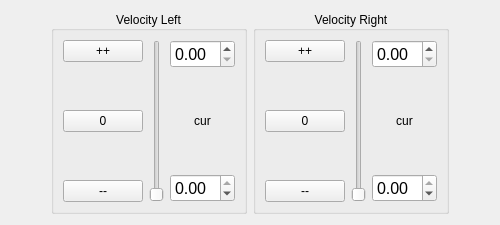
                    <widget class="QWidget" name="revolute_control_separate_tab_widget">
                      <attribute name="title">
                        <string>Seperate</string>
                      </attribute>
                      <layout class="QHBoxLayout" name="revolute_control_separate_tab_widget_horizontal_layout">
                        <item>
                          <spacer name="revolute_control_separate_tab_widget_horizontal_layout_upper_spacer">
                            <property name="orientation">
                              <enum>Qt::Horizontal</enum>
                            </property>
                            <property name="sizeHint" stdset="0">
                              <size>
                                <width>40</width>
                                <height>20</height>
                              </size>
                            </property>
                          </spacer>
                        </item>
                        <item>
                          <layout class="QHBoxLayout" name="revolute_control_separate_horizontal_layout">
                            <!-- revolute control separate left start -->
                            <item>
                              <widget class="QGroupBox" name="revolute_control_separate_left_group_box">
                                <property name="title">
                                  <string>Velocity Left</string>
                                </property>
                                <property name="alignment">
                                  <set>Qt::AlignCenter</set>
                                </property>

                                <layout class="QHBoxLayout" name="revolute_control_separate_left_horizontal_layout">
                                  <item>
                                    <layout class="QVBoxLayout" name="revolute_control_separate_left_button">
                                      <item>
                                        <widget class="QPushButton" name="revolute_control_separate_left_button_increase">
                                          <property name="text">
                                            <string>++</string>
                                          </property>
                                        </widget>
                                      </item>
                                      <item>
                                        <spacer name="revolute_control_separate_left_button_upper_spacer">
                                          <property name="orientation">
                                            <enum>Qt::Vertical</enum>
                                          </property>
                                          <property name="sizeHint" stdset="0">
                                            <size>
                                              <width>20</width>
                                              <height>40</height>
                                            </size>
                                          </property>
                                        </spacer>
                                      </item>
                                      <item>
                                        <widget class="QPushButton" name="revolute_control_separate_button_left_reset">
                                          <property name="text">
                                            <string>0</string>
                                          </property>
                                        </widget>
                                      </item>
                                      <item>
                                        <spacer name="revolute_control_separate_left_button_lower_spacer">
                                          <property name="orientation">
                                            <enum>Qt::Vertical</enum>
                                          </property>
                                          <property name="sizeHint" stdset="0">
                                            <size>
                                              <width>20</width>
                                              <height>40</height>
                                            </size>
                                          </property>
                                        </spacer>
                                      </item>
                                      <item>
                                        <widget class="QPushButton" name="revolute_control_separate_left_button_decrease">
                                          <property name="text">
                                            <string>--</string>
                                          </property>
                                        </widget>
                                      </item>
                                    </layout>
                                  </item>
                                  <item>
                                    <widget class="QSlider" name="revolute_control_separate_left_slider">
                                      <property name="orientation">
                                        <enum>Qt::Vertical</enum>
                                      </property>
                                    </widget>
                                  </item>
                                  <item>
                                    <layout class="QVBoxLayout" name="revolute_control_separate_left_value">
                                      <item>
                                        <widget class="QDoubleSpinBox" name="revolute_control_separate_left_value_maximum">
                                          <property name="font">
                                            <font>
                                              <pointsize>12</pointsize>
                                            </font>
                                          </property>
                                          <property name="minimum">
                                            <double>0.000000000000000</double>
                                          </property>
                                          <property name="maximum">
                                            <double>2.000000000000000</double>
                                          </property>
                                          <property name="singleStep">
                                            <double>0.100000000000000</double>
                                          </property>
                                        </widget>
                                      </item>
                                      <item>
                                        <spacer name="revolute_control_separate_left_value_upper_spacer">
                                          <property name="orientation">
                                            <enum>Qt::Vertical</enum>
                                          </property>
                                          <property name="sizeHint" stdset="0">
                                            <size>
                                              <width>20</width>
                                              <height>40</height>
                                            </size>
                                          </property>
                                        </spacer>
                                      </item>
                                      <item>
                                        <widget class="QLabel" name="revolute_control_separate_left_value_current">
                                          <property name="text">
                                            <string>cur</string>
                                          </property>
                                          <property name="alignment">
                                            <set>Qt::AlignCenter</set>
                                          </property>
                                        </widget>
                                      </item>
                                      <item>
                                        <spacer name="revolute_control_separate_left_value_lower_spacer">
                                          <property name="orientation">
                                            <enum>Qt::Vertical</enum>
                                          </property>
                                          <property name="sizeHint" stdset="0">
                                            <size>
                                              <width>20</width>
                                              <height>40</height>
                                            </size>
                                          </property>
                                        </spacer>
                                      </item>
                                      <item>
                                        <widget class="QDoubleSpinBox" name="revolute_control_separate_left_value_minimum">
                                          <property name="font">
                                            <font>
                                              <pointsize>12</pointsize>
                                            </font>
                                          </property>
                                          <property name="minimum">
                                            <double>-2.000000000000000</double>
                                          </property>
                                          <property name="maximum">
                                            <double>0.000000000000000</double>
                                          </property>
                                          <property name="singleStep">
                                            <double>0.100000000000000</double>
                                          </property>
                                        </widget>
                                      </item>
                                    </layout>
                                  </item>
                                </layout>

                              </widget>
                            </item>
                            <!-- revolute control separate left end -->

                            <!-- revolute control separate right start -->
                            <item>
                              <widget class="QGroupBox" name="revolute_control_separate_right_group_box">
                                <property name="title">
                                  <string>Velocity Right</string>
                                </property>
                                <property name="alignment">
                                  <set>Qt::AlignCenter</set>
                                </property>
                                <layout class="QHBoxLayout" name="revolute_control_separate_right_horizontal_layout">
                                  <item>
                                    <layout class="QVBoxLayout" name="revolute_control_separate_right_button">
                                      <item>
                                        <widget class="QPushButton" name="revolute_control_separate_right_button_increase">
                                          <property name="text">
                                            <string>++</string>
                                          </property>
                                        </widget>
                                      </item>
                                      <item>
                                        <spacer name="revolute_control_separate_right_button_upper_spacer">
                                          <property name="orientation">
                                            <enum>Qt::Vertical</enum>
                                          </property>
                                          <property name="sizeHint" stdset="0">
                                            <size>
                                              <width>20</width>
                                              <height>40</height>
                                            </size>
                                          </property>
                                        </spacer>
                                      </item>
                                      <item>
                                        <widget class="QPushButton" name="revolute_control_separate_button_right_reset">
                                          <property name="text">
                                            <string>0</string>
                                          </property>
                                        </widget>
                                      </item>
                                      <item>
                                        <spacer name="revolute_control_separate_right_button_lower_spacer">
                                          <property name="orientation">
                                            <enum>Qt::Vertical</enum>
                                          </property>
                                          <property name="sizeHint" stdset="0">
                                            <size>
                                              <width>20</width>
                                              <height>40</height>
                                            </size>
                                          </property>
                                        </spacer>
                                      </item>
                                      <item>
                                        <widget class="QPushButton" name="revolute_control_separate_right_button_decrease">
                                          <property name="text">
                                            <string>--</string>
                                          </property>
                                        </widget>
                                      </item>
                                    </layout>
                                  </item>
                                  <item>
                                    <widget class="QSlider" name="revolute_control_separate_right_slider">
                                      <property name="orientation">
                                        <enum>Qt::Vertical</enum>
                                      </property>
                                    </widget>
                                  </item>
                                  <item>
                                    <layout class="QVBoxLayout" name="revolute_control_separate_right_value">
                                      <item>
                                        <widget class="QDoubleSpinBox" name="revolute_control_separate_right_value_maximum">
                                          <property name="font">
                                            <font>
                                              <pointsize>12</pointsize>
                                            </font>
                                          </property>
                                          <property name="minimum">
                                            <double>0.000000000000000</double>
                                          </property>
                                          <property name="maximum">
                                            <double>2.000000000000000</double>
                                          </property>
                                          <property name="singleStep">
                                            <double>0.100000000000000</double>
                                          </property>
                                        </widget>
                                      </item>
                                      <item>
                                        <spacer name="revolute_control_separate_right_value_upper_spacer">
                                          <property name="orientation">
                                            <enum>Qt::Vertical</enum>
                                          </property>
                                          <property name="sizeHint" stdset="0">
                                            <size>
                                              <width>20</width>
                                              <height>40</height>
                                            </size>
                                          </property>
                                        </spacer>
                                      </item>
                                      <item>
                                        <widget class="QLabel" name="revolute_control_separate_right_value_current">
                                          <property name="text">
                                            <string>cur</string>
                                          </property>
                                          <property name="alignment">
                                            <set>Qt::AlignCenter</set>
                                          </property>
                                        </widget>
                                      </item>
                                      <item>
                                        <spacer name="revolute_control_separate_right_value_lower_spacer">
                                          <property name="orientation">
                                            <enum>Qt::Vertical</enum>
                                          </property>
                                          <property name="sizeHint" stdset="0">
                                            <size>
                                              <width>20</width>
                                              <height>40</height>
                                            </size>
                                          </property>
                                        </spacer>
                                      </item>
                                      <item>
                                        <widget class="QDoubleSpinBox" name="revolute_control_separate_right_value_minimum">
                                          <property name="font">
                                            <font>
                                              <pointsize>12</pointsize>
                                            </font>
                                          </property>
                                          <property name="minimum">
                                            <double>-2.000000000000000</double>
                                          </property>
                                          <property name="maximum">
                                            <double>0.000000000000000</double>
                                          </property>
                                          <property name="singleStep">
                                            <double>0.100000000000000</double>
                                          </property>
                                        </widget>
                                      </item>
                                    </layout>
                                  </item>
                                </layout>
                              </widget>
                            </item>
                            <!-- revolute control separate right end -->
                          </layout>
                        </item>
                        <item>
                          <spacer name="steering_control_separate_tab_widget_vertical_layout_lower_spacer">
                            <property name="orientation">
                              <enum>Qt::Horizontal</enum>
                            </property>
                            <property name="sizeHint" stdset="0">
                              <size>
                                <width>40</width>
                                <height>20</height>
                              </size>
                            </property>
                          </spacer>
                        </item>
                      </layout>
                    </widget>
